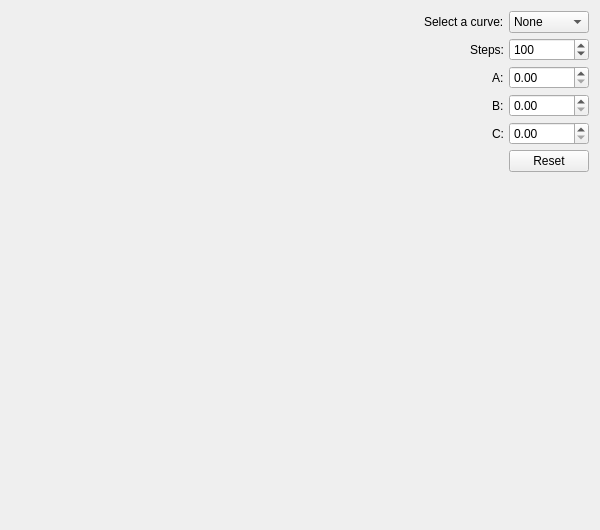
<?xml version="1.0" encoding="UTF-8"?>
<ui version="4.0">
 <class>Widget</class>
 <widget class="QWidget" name="Widget">
  <property name="geometry">
   <rect>
    <x>0</x>
    <y>0</y>
    <width>600</width>
    <height>530</height>
   </rect>
  </property>
  <property name="minimumSize">
   <size>
    <width>200</width>
    <height>200</height>
   </size>
  </property>
  <property name="windowTitle">
   <string>Cherygova-cg16 Lab1</string>
  </property>
  <layout class="QGridLayout" name="gridLayout">
   <item row="1" column="2">
    <layout class="QFormLayout" name="formLayout">
     <property name="rowWrapPolicy">
      <enum>QFormLayout::DontWrapRows</enum>
     </property>
     <property name="labelAlignment">
      <set>Qt::AlignRight|Qt::AlignTrailing|Qt::AlignVCenter</set>
     </property>
     <property name="formAlignment">
      <set>Qt::AlignLeading|Qt::AlignLeft|Qt::AlignTop</set>
     </property>
     <property name="horizontalSpacing">
      <number>5</number>
     </property>
     <property name="verticalSpacing">
      <number>5</number>
     </property>
     <item row="0" column="0">
      <widget class="QLabel" name="CurveLabel">
       <property name="text">
        <string>Select a curve:</string>
       </property>
      </widget>
     </item>
     <item row="0" column="1">
      <widget class="QComboBox" name="CurveComboBox">
       <property name="focusPolicy">
        <enum>Qt::TabFocus</enum>
       </property>
       <item>
        <property name="text">
         <string>None</string>
        </property>
       </item>
       <item>
        <property name="text">
         <string>Curve 1</string>
        </property>
       </item>
       <item>
        <property name="text">
         <string>Curve 2</string>
        </property>
       </item>
      </widget>
     </item>
     <item row="1" column="0">
      <widget class="QLabel" name="StepLabel">
       <property name="layoutDirection">
        <enum>Qt::LeftToRight</enum>
       </property>
       <property name="text">
        <string>Steps:</string>
       </property>
      </widget>
     </item>
     <item row="1" column="1">
      <widget class="QSpinBox" name="StepIntSpinBox">
       <property name="minimum">
        <number>10</number>
       </property>
       <property name="maximum">
        <number>10000</number>
       </property>
       <property name="value">
        <number>100</number>
       </property>
      </widget>
     </item>
     <item row="2" column="1">
      <widget class="QDoubleSpinBox" name="AdoubleSpinBox">
       <property name="maximum">
        <double>200.000000000000000</double>
       </property>
       <property name="singleStep">
        <double>1.000000000000000</double>
       </property>
      </widget>
     </item>
     <item row="3" column="0">
      <widget class="QLabel" name="BLabel">
       <property name="text">
        <string>B:</string>
       </property>
      </widget>
     </item>
     <item row="3" column="1">
      <widget class="QDoubleSpinBox" name="BdoubleSpinBox">
       <property name="maximum">
        <double>200.000000000000000</double>
       </property>
       <property name="singleStep">
        <double>1.000000000000000</double>
       </property>
      </widget>
     </item>
     <item row="4" column="0">
      <widget class="QLabel" name="CLabel">
       <property name="text">
        <string>C:</string>
       </property>
      </widget>
     </item>
     <item row="4" column="1">
      <widget class="QDoubleSpinBox" name="CdoubleSpinBox">
       <property name="maximum">
        <double>200.000000000000000</double>
       </property>
       <property name="singleStep">
        <double>1.000000000000000</double>
       </property>
      </widget>
     </item>
     <item row="5" column="1">
      <widget class="QPushButton" name="ResetButton">
       <property name="text">
        <string>Reset</string>
       </property>
      </widget>
     </item>
     <item row="2" column="0">
      <widget class="QLabel" name="ALabel">
       <property name="text">
        <string>A:</string>
       </property>
      </widget>
     </item>
    </layout>
   </item>
   <item row="1" column="1">
    <spacer name="HSpacer">
     <property name="orientation">
      <enum>Qt::Horizontal</enum>
     </property>
     <property name="sizeHint" stdset="0">
      <size>
       <width>348</width>
       <height>118</height>
      </size>
     </property>
    </spacer>
   </item>
   <item row="2" column="2">
    <spacer name="VSpacer">
     <property name="orientation">
      <enum>Qt::Vertical</enum>
     </property>
     <property name="sizeHint" stdset="0">
      <size>
       <width>108</width>
       <height>258</height>
      </size>
     </property>
    </spacer>
   </item>
  </layout>
 </widget>
 <layoutdefault spacing="6" margin="11"/>
 <tabstops>
  <tabstop>CurveComboBox</tabstop>
  <tabstop>StepIntSpinBox</tabstop>
  <tabstop>AdoubleSpinBox</tabstop>
  <tabstop>BdoubleSpinBox</tabstop>
  <tabstop>CdoubleSpinBox</tabstop>
  <tabstop>ResetButton</tabstop>
 </tabstops>
 <resources/>
 <connections/>
</ui>
